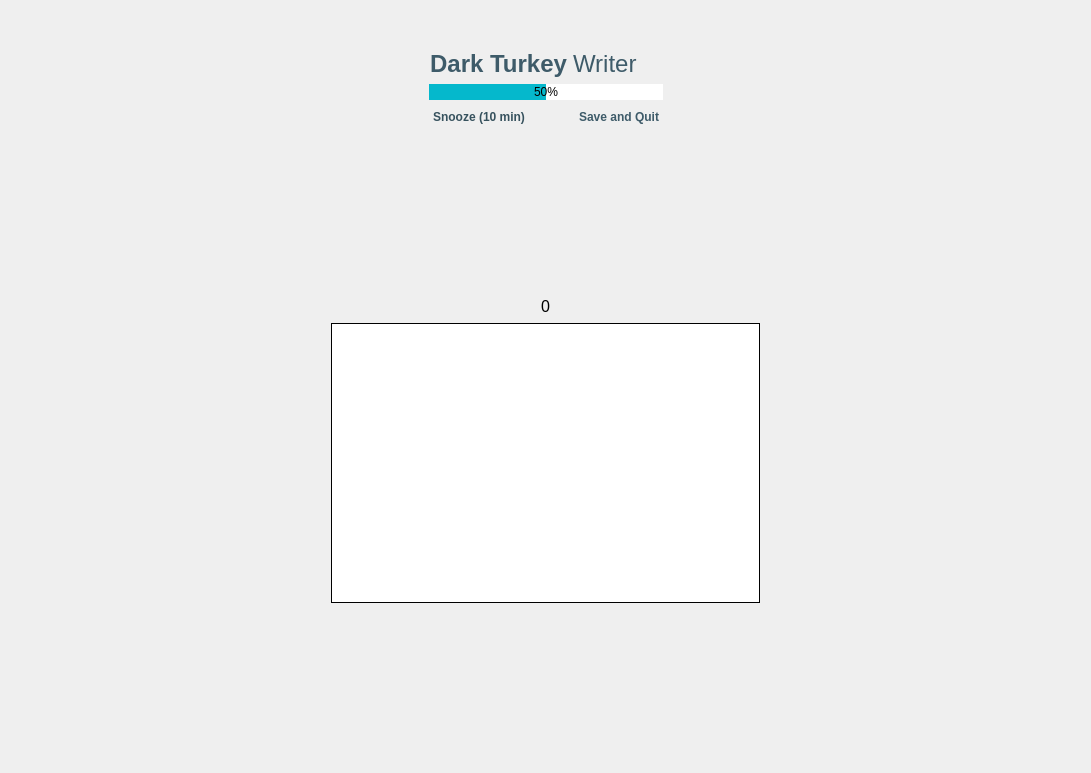
<?xml version="1.0" encoding="UTF-8"?>
<ui version="4.0">
 <class>WritingWindow</class>
 <widget class="QMainWindow" name="WritingWindow">
  <property name="geometry">
   <rect>
    <x>0</x>
    <y>0</y>
    <width>1091</width>
    <height>773</height>
   </rect>
  </property>
  <property name="windowTitle">
   <string>MainWindow</string>
  </property>
  <widget class="QWidget" name="centralwidget">
   <layout class="QHBoxLayout" name="horizontalLayout" stretch="3,4,3">
    <property name="topMargin">
     <number>50</number>
    </property>
    <item>
     <spacer name="mainSpacerL">
      <property name="orientation">
       <enum>Qt::Horizontal</enum>
      </property>
      <property name="sizeHint" stdset="0">
       <size>
        <width>40</width>
        <height>20</height>
       </size>
      </property>
     </spacer>
    </item>
    <item>
     <layout class="QVBoxLayout" name="middleLayoutV" stretch="0,4,0,7,4">
      <item>
       <layout class="QHBoxLayout" name="topLayoutH">
        <item>
         <spacer name="topSpacerL">
          <property name="orientation">
           <enum>Qt::Horizontal</enum>
          </property>
          <property name="sizeHint" stdset="0">
           <size>
            <width>40</width>
            <height>20</height>
           </size>
          </property>
         </spacer>
        </item>
        <item>
         <layout class="QVBoxLayout" name="topLayoutV">
          <item>
           <layout class="QHBoxLayout" name="titleLayoutH">
            <item>
             <widget class="QLabel" name="titleLblL">
              <property name="palette">
               <palette>
                <active>
                 <colorrole role="WindowText">
                  <brush brushstyle="SolidPattern">
                   <color alpha="255">
                    <red>62</red>
                    <green>91</green>
                    <blue>105</blue>
                   </color>
                  </brush>
                 </colorrole>
                </active>
                <inactive>
                 <colorrole role="WindowText">
                  <brush brushstyle="SolidPattern">
                   <color alpha="255">
                    <red>62</red>
                    <green>91</green>
                    <blue>105</blue>
                   </color>
                  </brush>
                 </colorrole>
                </inactive>
                <disabled>
                 <colorrole role="WindowText">
                  <brush brushstyle="SolidPattern">
                   <color alpha="255">
                    <red>120</red>
                    <green>120</green>
                    <blue>120</blue>
                   </color>
                  </brush>
                 </colorrole>
                </disabled>
               </palette>
              </property>
              <property name="font">
               <font>
                <family>Arial</family>
                <pointsize>18</pointsize>
                <weight>75</weight>
                <bold>true</bold>
               </font>
              </property>
              <property name="text">
               <string>Dark Turkey</string>
              </property>
              <property name="textFormat">
               <enum>Qt::RichText</enum>
              </property>
              <property name="alignment">
               <set>Qt::AlignRight|Qt::AlignTrailing|Qt::AlignVCenter</set>
              </property>
              <property name="wordWrap">
               <bool>false</bool>
              </property>
             </widget>
            </item>
            <item>
             <widget class="QLabel" name="titleLblR">
              <property name="palette">
               <palette>
                <active>
                 <colorrole role="WindowText">
                  <brush brushstyle="SolidPattern">
                   <color alpha="255">
                    <red>62</red>
                    <green>91</green>
                    <blue>105</blue>
                   </color>
                  </brush>
                 </colorrole>
                </active>
                <inactive>
                 <colorrole role="WindowText">
                  <brush brushstyle="SolidPattern">
                   <color alpha="255">
                    <red>62</red>
                    <green>91</green>
                    <blue>105</blue>
                   </color>
                  </brush>
                 </colorrole>
                </inactive>
                <disabled>
                 <colorrole role="WindowText">
                  <brush brushstyle="SolidPattern">
                   <color alpha="255">
                    <red>120</red>
                    <green>120</green>
                    <blue>120</blue>
                   </color>
                  </brush>
                 </colorrole>
                </disabled>
               </palette>
              </property>
              <property name="font">
               <font>
                <family>Arial</family>
                <pointsize>18</pointsize>
                <weight>50</weight>
                <bold>false</bold>
               </font>
              </property>
              <property name="text">
               <string>Writer</string>
              </property>
             </widget>
            </item>
           </layout>
          </item>
          <item>
           <widget class="QProgressBar" name="progressBar">
            <property name="enabled">
             <bool>true</bool>
            </property>
            <property name="autoFillBackground">
             <bool>false</bool>
            </property>
            <property name="styleSheet">
             <string notr="true">QProgressBar
{
border: solid grey;
color: black;
height: 5px
}
QProgressBar::chunk 
{
background-color: #05B8CC;
} </string>
            </property>
            <property name="value">
             <number>50</number>
            </property>
            <property name="alignment">
             <set>Qt::AlignCenter</set>
            </property>
            <property name="textVisible">
             <bool>true</bool>
            </property>
            <property name="orientation">
             <enum>Qt::Horizontal</enum>
            </property>
           </widget>
          </item>
          <item>
           <layout class="QHBoxLayout" name="btnLayoutH">
            <item>
             <widget class="QPushButton" name="snoozeBtn">
              <property name="palette">
               <palette>
                <active>
                 <colorrole role="WindowText">
                  <brush brushstyle="SolidPattern">
                   <color alpha="255">
                    <red>62</red>
                    <green>91</green>
                    <blue>105</blue>
                   </color>
                  </brush>
                 </colorrole>
                 <colorrole role="ButtonText">
                  <brush brushstyle="SolidPattern">
                   <color alpha="255">
                    <red>55</red>
                    <green>82</green>
                    <blue>94</blue>
                   </color>
                  </brush>
                 </colorrole>
                </active>
                <inactive>
                 <colorrole role="WindowText">
                  <brush brushstyle="SolidPattern">
                   <color alpha="255">
                    <red>62</red>
                    <green>91</green>
                    <blue>105</blue>
                   </color>
                  </brush>
                 </colorrole>
                 <colorrole role="ButtonText">
                  <brush brushstyle="SolidPattern">
                   <color alpha="255">
                    <red>55</red>
                    <green>82</green>
                    <blue>94</blue>
                   </color>
                  </brush>
                 </colorrole>
                </inactive>
                <disabled>
                 <colorrole role="WindowText">
                  <brush brushstyle="SolidPattern">
                   <color alpha="255">
                    <red>120</red>
                    <green>120</green>
                    <blue>120</blue>
                   </color>
                  </brush>
                 </colorrole>
                 <colorrole role="ButtonText">
                  <brush brushstyle="SolidPattern">
                   <color alpha="255">
                    <red>120</red>
                    <green>120</green>
                    <blue>120</blue>
                   </color>
                  </brush>
                 </colorrole>
                </disabled>
               </palette>
              </property>
              <property name="font">
               <font>
                <weight>75</weight>
                <bold>true</bold>
               </font>
              </property>
              <property name="text">
               <string>Snooze (10 min)</string>
              </property>
              <property name="flat">
               <bool>true</bool>
              </property>
             </widget>
            </item>
            <item>
             <spacer name="btnSpacerM">
              <property name="orientation">
               <enum>Qt::Horizontal</enum>
              </property>
              <property name="sizeHint" stdset="0">
               <size>
                <width>40</width>
                <height>20</height>
               </size>
              </property>
             </spacer>
            </item>
            <item>
             <widget class="QPushButton" name="saveAndQuitBtn">
              <property name="palette">
               <palette>
                <active>
                 <colorrole role="WindowText">
                  <brush brushstyle="SolidPattern">
                   <color alpha="255">
                    <red>62</red>
                    <green>91</green>
                    <blue>105</blue>
                   </color>
                  </brush>
                 </colorrole>
                 <colorrole role="Text">
                  <brush brushstyle="SolidPattern">
                   <color alpha="255">
                    <red>62</red>
                    <green>91</green>
                    <blue>105</blue>
                   </color>
                  </brush>
                 </colorrole>
                 <colorrole role="ButtonText">
                  <brush brushstyle="SolidPattern">
                   <color alpha="255">
                    <red>62</red>
                    <green>91</green>
                    <blue>105</blue>
                   </color>
                  </brush>
                 </colorrole>
                 <colorrole role="PlaceholderText">
                  <brush brushstyle="SolidPattern">
                   <color alpha="128">
                    <red>62</red>
                    <green>91</green>
                    <blue>105</blue>
                   </color>
                  </brush>
                 </colorrole>
                </active>
                <inactive>
                 <colorrole role="WindowText">
                  <brush brushstyle="SolidPattern">
                   <color alpha="255">
                    <red>62</red>
                    <green>91</green>
                    <blue>105</blue>
                   </color>
                  </brush>
                 </colorrole>
                 <colorrole role="Text">
                  <brush brushstyle="SolidPattern">
                   <color alpha="255">
                    <red>62</red>
                    <green>91</green>
                    <blue>105</blue>
                   </color>
                  </brush>
                 </colorrole>
                 <colorrole role="ButtonText">
                  <brush brushstyle="SolidPattern">
                   <color alpha="255">
                    <red>62</red>
                    <green>91</green>
                    <blue>105</blue>
                   </color>
                  </brush>
                 </colorrole>
                 <colorrole role="PlaceholderText">
                  <brush brushstyle="SolidPattern">
                   <color alpha="128">
                    <red>62</red>
                    <green>91</green>
                    <blue>105</blue>
                   </color>
                  </brush>
                 </colorrole>
                </inactive>
                <disabled>
                 <colorrole role="WindowText">
                  <brush brushstyle="SolidPattern">
                   <color alpha="255">
                    <red>120</red>
                    <green>120</green>
                    <blue>120</blue>
                   </color>
                  </brush>
                 </colorrole>
                 <colorrole role="Text">
                  <brush brushstyle="SolidPattern">
                   <color alpha="255">
                    <red>120</red>
                    <green>120</green>
                    <blue>120</blue>
                   </color>
                  </brush>
                 </colorrole>
                 <colorrole role="ButtonText">
                  <brush brushstyle="SolidPattern">
                   <color alpha="255">
                    <red>120</red>
                    <green>120</green>
                    <blue>120</blue>
                   </color>
                  </brush>
                 </colorrole>
                 <colorrole role="PlaceholderText">
                  <brush brushstyle="SolidPattern">
                   <color alpha="128">
                    <red>0</red>
                    <green>0</green>
                    <blue>0</blue>
                   </color>
                  </brush>
                 </colorrole>
                </disabled>
               </palette>
              </property>
              <property name="font">
               <font>
                <weight>75</weight>
                <bold>true</bold>
               </font>
              </property>
              <property name="text">
               <string>Save and Quit</string>
              </property>
              <property name="flat">
               <bool>true</bool>
              </property>
             </widget>
            </item>
           </layout>
          </item>
         </layout>
        </item>
        <item>
         <spacer name="topSpacerR">
          <property name="orientation">
           <enum>Qt::Horizontal</enum>
          </property>
          <property name="sizeHint" stdset="0">
           <size>
            <width>40</width>
            <height>20</height>
           </size>
          </property>
         </spacer>
        </item>
       </layout>
      </item>
      <item>
       <spacer name="middleSpacerM">
        <property name="orientation">
         <enum>Qt::Vertical</enum>
        </property>
        <property name="sizeHint" stdset="0">
         <size>
          <width>20</width>
          <height>40</height>
         </size>
        </property>
       </spacer>
      </item>
      <item>
       <layout class="QHBoxLayout" name="navLayoutH">
        <item>
         <spacer name="navSpacerL">
          <property name="orientation">
           <enum>Qt::Horizontal</enum>
          </property>
          <property name="sizeHint" stdset="0">
           <size>
            <width>40</width>
            <height>20</height>
           </size>
          </property>
         </spacer>
        </item>
        <item>
         <widget class="QPushButton" name="previousBtn">
          <property name="text">
           <string/>
          </property>
          <property name="icon">
           <iconset>
            <normaloff>../img/arrow-left.png</normaloff>../img/arrow-left.png</iconset>
          </property>
          <property name="flat">
           <bool>true</bool>
          </property>
         </widget>
        </item>
        <item>
         <widget class="QLabel" name="currentParLbl">
          <property name="font">
           <font>
            <pointsize>12</pointsize>
           </font>
          </property>
          <property name="text">
           <string>0</string>
          </property>
         </widget>
        </item>
        <item>
         <widget class="QPushButton" name="nextBtn">
          <property name="text">
           <string/>
          </property>
          <property name="icon">
           <iconset>
            <normaloff>../img/arrow-right.png</normaloff>../img/arrow-right.png</iconset>
          </property>
          <property name="flat">
           <bool>true</bool>
          </property>
         </widget>
        </item>
        <item>
         <spacer name="navSpacerR">
          <property name="orientation">
           <enum>Qt::Horizontal</enum>
          </property>
          <property name="sizeHint" stdset="0">
           <size>
            <width>40</width>
            <height>20</height>
           </size>
          </property>
         </spacer>
        </item>
       </layout>
      </item>
      <item>
       <widget class="QTextEdit" name="textEdit">
        <property name="font">
         <font>
          <pointsize>12</pointsize>
         </font>
        </property>
        <property name="frameShape">
         <enum>QFrame::Box</enum>
        </property>
        <property name="frameShadow">
         <enum>QFrame::Plain</enum>
        </property>
        <property name="verticalScrollBarPolicy">
         <enum>Qt::ScrollBarAsNeeded</enum>
        </property>
        <property name="lineWrapMode">
         <enum>QTextEdit::WidgetWidth</enum>
        </property>
       </widget>
      </item>
      <item>
       <spacer name="middleSpacerD">
        <property name="orientation">
         <enum>Qt::Vertical</enum>
        </property>
        <property name="sizeHint" stdset="0">
         <size>
          <width>20</width>
          <height>40</height>
         </size>
        </property>
       </spacer>
      </item>
     </layout>
    </item>
    <item>
     <spacer name="mainSpacerR">
      <property name="orientation">
       <enum>Qt::Horizontal</enum>
      </property>
      <property name="sizeHint" stdset="0">
       <size>
        <width>40</width>
        <height>20</height>
       </size>
      </property>
     </spacer>
    </item>
   </layout>
  </widget>
 </widget>
 <resources/>
 <connections/>
</ui>
